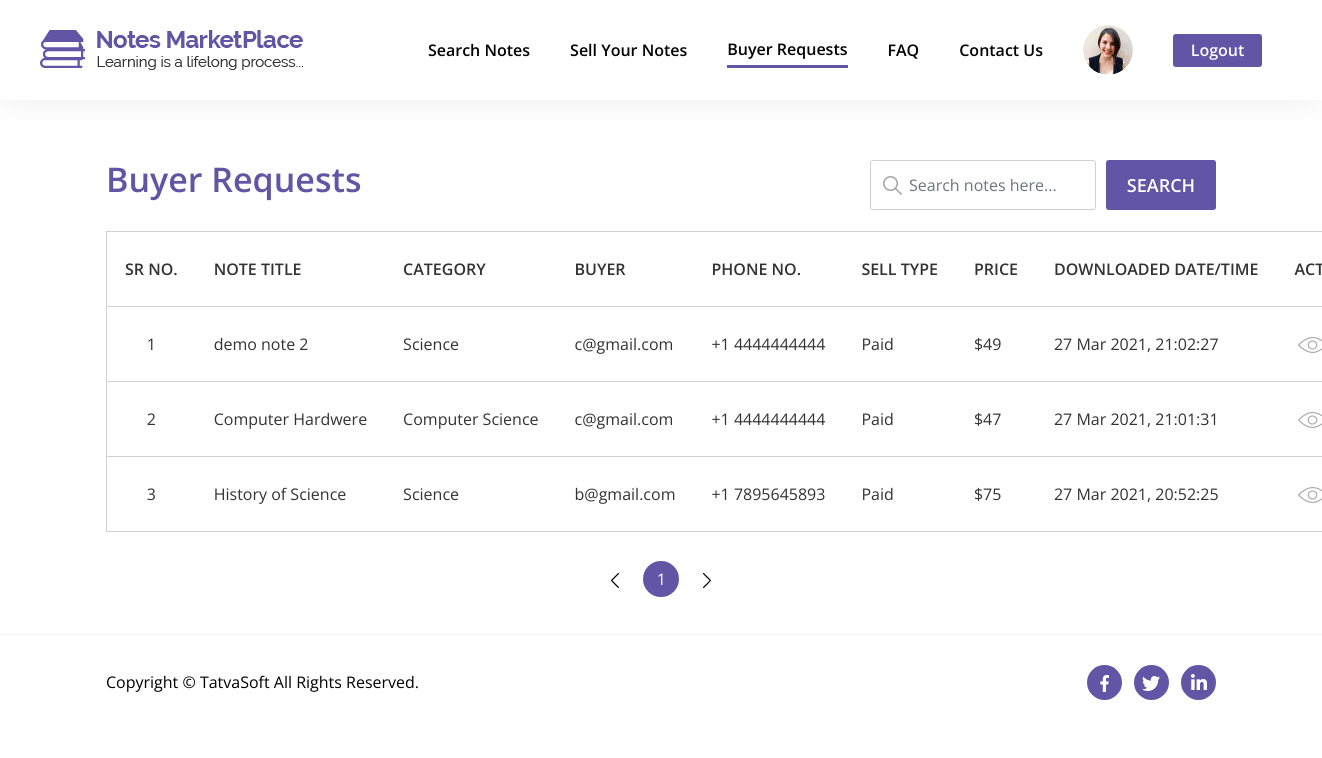
The app's page /Front/html/buyers-requests.php (signed in) with its own data.
### tables this page shows
CREATE TABLE `user_profile` (
  `ProfileID` int(11) NOT NULL,
  `UserID` int(11) NOT NULL,
  `DOB` date DEFAULT NULL,
  `Gender` int(11) DEFAULT NULL,
  `SecondaryEmail` varchar(100) NOT NULL,
  `CountryCode` varchar(5) NOT NULL,
  `PhoneNumber` varchar(20) NOT NULL,
  `ProfilePicture` varchar(500) DEFAULT NULL,
  `AddressLine1` varchar(100) NOT NULL,
  `AddressLine2` varchar(100) NOT NULL,
  `City` varchar(50) NOT NULL,
  `State` varchar(50) NOT NULL,
  `ZipCode` varchar(50) NOT NULL,
  `Country` varchar(50) NOT NULL,
  `University` varchar(100) DEFAULT NULL,
  `College` varchar(100) DEFAULT NULL,
  `CreatedDate` datetime DEFAULT current_timestamp(),
  `CreatedBy` int(11) DEFAULT NULL,
  `ModifiedDate` datetime DEFAULT NULL ON UPDATE current_timestamp(),
  `ModifiedBy` int(11) DEFAULT NULL
);

CREATE TABLE `downloads` (
  `DownloadID` int(11) NOT NULL,
  `NoteID` int(11) NOT NULL,
  `Seller` int(11) NOT NULL,
  `Downloader` int(11) NOT NULL,
  `IsSellerHasAllowedDownload` bit(1) NOT NULL,
  `AttachmentPath` mediumtext DEFAULT NULL,
  `IsAttachmentDownloaded` bit(1) NOT NULL,
  `AttachmentDownloadedDate` datetime DEFAULT NULL,
  `IsPaid` bit(1) NOT NULL,
  `PurchasedPrice` decimal(10,0) DEFAULT NULL,
  `NoteTitle` varchar(100) NOT NULL,
  `NoteCategory` varchar(100) NOT NULL,
  `CreatedDate` datetime DEFAULT current_timestamp(),
  `CreatedBy` int(11) DEFAULT NULL,
  `ModifiedDate` datetime DEFAULT NULL ON UPDATE current_timestamp(),
  `ModifiedBy` int(11) DEFAULT NULL
);

CREATE TABLE `users` (
  `UserID` int(11) NOT NULL,
  `RoleID` int(11) NOT NULL DEFAULT 3,
  `FirstName` varchar(50) NOT NULL,
  `LastName` varchar(50) NOT NULL,
  `EmailID` varchar(100) NOT NULL,
  `Password` varchar(24) NOT NULL,
  `IsEmailVerified` bit(1) NOT NULL DEFAULT b'0',
  `CreatedDate` datetime DEFAULT current_timestamp(),
  `CreatedBy` int(11) DEFAULT NULL,
  `ModifiedDate` datetime DEFAULT NULL ON UPDATE current_timestamp(),
  `ModifiedBy` int(11) DEFAULT NULL,
  `IsActive` bit(1) NOT NULL DEFAULT b'1'
);

### Front/includes/user-dp.php (called while the page is built, shortened)
<?php
if (isset($_SESSION['UserLoggedIn'])) {
    $UserID = $_SESSION['UserID'];
    $profile_query = "SELECT * FROM users u JOIN user_profile up ON u.UserID = up.UserID WHERE u.UserID = {$UserID} ";
    $profile_query_result = mysqli_query($connection, $profile_query);
    if (mysqli_num_rows($profile_query_result) != 0) {
        $getUserDP = "SELECT ProfilePicture FROM user_profile WHERE UserID = {$UserID} ";
        $getUserDP_query = mysqli_query($connection, $getUserDP);
        $getUserDP_row = mysqli_fetch_assoc($getUserDP_query);
        $DP_name = $getUserDP_row['ProfilePicture'];
        if ($DP_name != null) {
            $user_dp_path = $DP_name;
        } else {
            $user_dp_path = "../../Front/images/user-profile/default-profile-picture.png";
        }
    } else {
        $user_dp_path = "../../Front/images/user-profile/default-profile-picture.png";
    }
}

### Front/html/buyers-requests.php (the view, shortened to what this page needs)
<?php include "../includes/head.php"; ?>
<body>
    <section id="buyers-requests">
        <div class="only-white-nav extra-style-nav">
            <header class="site-header">
                <div class="header-wrapper">
                    <div class="logo-wrapper">
                        <a href="index.php" title="Site Logo">
                            <img src="../images/logo/dark-logo.png" alt="Logo">
                        </a>
                    </div>
                    <div class="navigation-wrapper">
                        <nav class="main-nav">
                            <ul class="menu-navigation">
                                <li>
                                    <a class="hover-bottom-border" href="search-notes.php">Search Notes</a>
                                </li>
                                <li>
                                    <a class="hover-bottom-border" href="dashboard.php">Sell Your Notes</a>
                                </li>
                                <li class="active">
                                    <a class="hover-bottom-border" href="buyers-requests.php">Buyer Requests</a>
                                </li>
                                <li>
                                    <a class="hover-bottom-border" href="faq.php">FAQ</a>
                                </li>
                                <li>
                                    <a class="hover-bottom-border" href="contact-us.php">Contact Us</a>
                                </li>
                                <li class="logged-in-user-photo-li">
                                    <div class="dropdown">
                                        <a href="#" role="button" id="dropdownMenuLink" data-toggle="dropdown" aria-haspopup="true" aria-expanded="false">
                                            <div class="logged-in-user-photo">
                                                <img src="<?php echo $user_dp_path; ?>" alt="User Photo" class="rounded-circle">
                                            </div>
                                        </a>
                                    </div>
                                </li>
                                <li>
                                    <a class="btn btn-general btn-purple logout-link" href="javascript:void(0)" title="Download" role="button">Logout</a>
                                </li>
                            </ul>
                        </nav>
                    </div>
                </div>
            </header>
        </div>
        <div class="content-box-lg">
            <div class="container">
                <div class="row no-gutters">
                    <div class="col-lg-6 col-md-6 col-sm-12 col-12 text-left box-heading-wrapper">
                        <p class="my-downloads-heading">Buyer Requests</p>
                    </div>
                    <div class="col-lg-6 col-md-6 col-sm-12 col-12">
                        <div class="row no-gutters text-right general-search-bar-btn-wrapper">
                            <div class="form-group has-search-bar">
                                <span class="search-symbol"><img src="../images/Dashboard/search-icon.png" alt=""></span>
                                <input id="buyer-requests-search-bar" type="text" class="form-control input-box-style search-notes-bar" placeholder="Search notes here...">
                            </div>
                            <button id="buyer-requests-search-btn" class="btn btn-general btn-purple general-search-bar-btn">Search</button>
                        </div>
                    </div>
                </div>
            </div>
            <div class="container">
                <div class="my-downloads-table general-table-responsive">
                    <div class="table-responsive-xl">
                        <table class="table table-bordered" id="buyer-requests-table">
                            <thead>
                                <tr>
                                    <th scope="col" class="text-center">sr no.</th>
                                    <th scope="col">Note title</th>
                                    <th scope="col">category</th>
                                    <th scope="col">Buyer</th>
                                    <th scope="col">Phone no.</th>
                                    <th scope="col">Sell type</th>
                                    <th scope="col">price</th>
                                    <th scope="col">downloaded date/time</th>
                                    <th scope="col" width="80px" data-orderable="false">Action</th>
                                </tr>
                            </thead>
                            <tbody>
                                <?php
                                $buyer_requests = "SELECT Downloader, NoteID, DownloadID, NoteTitle, NoteCategory, IsPaid, PurchasedPrice, DATE_FORMAT(CreatedDate, '%d %b %Y, %T') as Date FROM downloads WHERE IsSellerHasAllowedDownload = 0 AND Seller = $UserID ORDER BY CreatedDate DESC ";
                                $buyer_requests_query = mysqli_query($connection, $buyer_requests);
                                $buyer_requests_count = mysqli_num_rows($buyer_requests_query);
                                $i = 1;
                                if ($buyer_requests_count != 0) {
                                    while ($row = mysqli_fetch_assoc($buyer_requests_query)) {
                                        $note_id = $row['NoteID'];
                                        $d_id = $row['DownloadID'];
                                        $title = $row['NoteTitle'];
                                        $category = $row['NoteCategory'];
                                        $downloader_id = $row['Downloader'];
                                        $buyer_details = mysqli_fetch_assoc(mysqli_query($connection, "SELECT * FROM user_profile WHERE UserID = {$downloader_id} "));
                                        $country_code = $buyer_details['CountryCode'];
                                        $buyer_email = mysqli_fetch_assoc(mysqli_query($connection, "SELECT * FROM users WHERE UserID = {$downloader_id} "))['EmailID'];
                                        $buyer_phone = $buyer_details['PhoneNumber'];
                                        $sell_type = $row['IsPaid'];
                                        $price = $row['PurchasedPrice'];
                                        $download_date = $row['Date'];
                                        $downloadDateStr = strtotime($download_date);
                                        echo "<tr>";
                                        echo "<td class='text-center'>$i</td>";
                                        $i++;
                                        echo "<td>$title</td>";
                                        echo "<td>$category</td>";
                                        echo "<td>$buyer_email</td>";
                                        echo "<td>" . "+" . $country_code . " " . $buyer_phone . "</td>";
                                        if ($sell_type == 0) {
                                            $st = "Free";
                                        } else {
                                            $st = "Paid";
                                        }
                                        echo "<td>" . $st . "</td>";
                                        echo "<td>" . "$" . $price . "</td>";
                                        echo "<td data-sort='{$downloadDateStr}'>$download_date</td>";
                                        if (isset($_GET['page'])) {
                                            $allow_download_link = "buyers-requests.php?d_id=" . $d_id . "&page=" . $_GET['page'];
                                        } else {
                                            $allow_download_link = "buyers-requests.php?d_id=" . $d_id;
                                        }
                                        echo "<td class='text-center visible-overflow-for-dropdown'>
                                        <a href='note-detail.php?note_id={$note_id}'><img class='eye-img-in-table' src='../images/Dashboard/eye.png' alt='edit'></a>
                                        <div class='dropdown dropdown-dots-table'>
                                            <a href='#' role='button' id='dropdownMenuLink' data-toggle='dropdown' aria-haspopup='true' aria-expanded='false'>
                                                <img class='dots-in-table' src='../images/Dashboard/dots.png' alt='edit'>
                                            </a>
                                            <div class='dropdown-menu' aria-labelledby='dropdownMenuLink'>
                                              <a class='dropdown-item' href='{$allow_download_link}'>Allow Download</a>
                                            </div>
                                        </div>
                                        </td>";
                                        echo "</tr>";
                                    }
                                }
                                ?>
                            </tbody>
                        </table>
                    </div>
                </div>
            </div>
        </div>
        <?php include "../includes/footer.php"; ?>
    </section>
</body>
</html>

### Front/includes/head.php (shortened to what this page needs)
<?php include "db.php"; ?>
<?php include "user-dp.php" ?>
<!DOCTYPE html>
<html lang="en">
<head>
    <link rel="stylesheet" href="../css/bootstrap/bootstrap.min.css">
    <link rel="stylesheet" href="../css/animate/animate.min.css">
    <link rel="stylesheet" href="../css/datatables/jquery.dataTables.min.css">
    <link rel="stylesheet" href="../css/style.css">
    <link rel="stylesheet" href="../css/responsive.css">
    <link rel="stylesheet" href="../css/font-awesome/css/fontawesome.min.css">
</head>

### Front/includes/footer.php
<footer>
    <div class="container">
        <div class="row">
            <div class="col-md-6 col-sm-8 col-12 text-left">
                <p>Copyright &copy; TatvaSoft All Rights Reserved.</p>
            </div>
            <div class="col-md-6 col-sm-4 col-12 text-right">
                <ul class="social-list">
                    <li><a class="facebook-img" href="#"><img src="../images/Homepage/facebook.png" alt=""></a></li>
                    <li><a class="twitter-img" href="#"><img src="../images/Homepage/twitter.png" alt=""></a></li>
                    <li><a class="linkedin-img" href="#"><img src="../images/Homepage/linkedin.png" alt=""></a></li>
                </ul>
            </div>
        </div>
    </div>
</footer>

### records on screen
user_profile: ProfilePicture (picture)
downloads: NoteTitle "demo note 2", NoteCategory "Science", Downloader.EmailID "c@gmail.com", user_profile.CountryCode "1", user_profile.PhoneNumber "4444444444", IsPaid "Paid", PurchasedPrice "49", download_date "27 Mar 2021, 21:02:27"
downloads: NoteTitle "Computer Hardwere", NoteCategory "Computer Science", Downloader.EmailID "c@gmail.com", user_profile.CountryCode "1", user_profile.PhoneNumber "4444444444", IsPaid "Paid", PurchasedPrice "47", download_date "27 Mar 2021, 21:01:31"
downloads: NoteTitle "History of Science", NoteCategory "Science", Downloader.EmailID "b@gmail.com", user_profile.CountryCode "1", user_profile.PhoneNumber "7895645893", IsPaid "Paid", PurchasedPrice "75", download_date "27 Mar 2021, 20:52:25"
